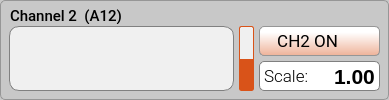
          <widget class="QGroupBox" name="groupBox_ch2">
           <property name="minimumSize">
            <size>
             <width>370</width>
             <height>100</height>
            </size>
           </property>
           <property name="maximumSize">
            <size>
             <width>16777215</width>
             <height>100</height>
            </size>
           </property>
           <property name="font">
            <font>
             <family>Roboto Medium</family>
             <pointsize>11</pointsize>
            </font>
           </property>
           <property name="styleSheet">
            <string notr="true">QGroupBox {background-color: rgb(200,200,200);border: 1px solid rgb(150,150,150); border-radius: 5px;  margin-top: 0.5em;}; 
QGroupBox::title {subcontrol-origin: margin;left: 10px;padding: 0 3px 0 3px;}</string>
           </property>
           <property name="title">
            <string/>
           </property>
           <widget class="QTextBrowser" name="textBrowser_ch2">
            <property name="enabled">
             <bool>true</bool>
            </property>
            <property name="geometry">
             <rect>
              <x>9</x>
              <y>26</y>
              <width>225</width>
              <height>65</height>
             </rect>
            </property>
            <property name="sizePolicy">
             <sizepolicy hsizetype="Preferred" vsizetype="Preferred">
              <horstretch>0</horstretch>
              <verstretch>0</verstretch>
             </sizepolicy>
            </property>
            <property name="maximumSize">
             <size>
              <width>225</width>
              <height>65</height>
             </size>
            </property>
            <property name="font">
             <font>
              <family>Roboto Mono Medium</family>
              <pointsize>30</pointsize>
              <weight>62</weight>
              <italic>false</italic>
              <bold>true</bold>
             </font>
            </property>
            <property name="cursor" stdset="0">
             <cursorShape>IBeamCursor</cursorShape>
            </property>
            <property name="styleSheet">
             <string notr="true">QTextBrowser {
	background-color: rgba(240,240,240, 1.0);border: 1px solid; border-radius:10px;
	text-align:center;font-family:'Roboto Mono Medium'; font-size:30pt; font-weight:500;
	border-color: gray;
}

QTextBrowser:disabled {
	color:gray;
	background-color: transparent;
	border: 1px solid gray; border-radius:10px;
	text-align:center;font-family:'Roboto Mono Medium'; font-size:30pt; font-weight:500;
}</string>
            </property>
            <property name="html">
             <string>&lt;!DOCTYPE HTML PUBLIC &quot;-//W3C//DTD HTML 4.0//EN&quot; &quot;http://www.w3.org/TR/REC-html40/strict.dtd&quot;&gt;
&lt;html&gt;&lt;head&gt;&lt;meta name=&quot;qrichtext&quot; content=&quot;1&quot; /&gt;&lt;style type=&quot;text/css&quot;&gt;
p, li { white-space: pre-wrap; }
&lt;/style&gt;&lt;/head&gt;&lt;body style=&quot; font-family:'Roboto Mono Medium'; font-size:30pt; font-weight:496; font-style:normal;&quot;&gt;
&lt;p align=&quot;center&quot; style=&quot;-qt-paragraph-type:empty; margin-top:0px; margin-bottom:0px; margin-left:0px; margin-right:0px; -qt-block-indent:0; text-indent:0px;&quot;&gt;&lt;br /&gt;&lt;/p&gt;&lt;/body&gt;&lt;/html&gt;</string>
            </property>
           </widget>
           <widget class="QDoubleSpinBox" name="doubleSpinBox_gain2">
            <property name="enabled">
             <bool>true</bool>
            </property>
            <property name="geometry">
             <rect>
              <x>259</x>
              <y>61</y>
              <width>121</width>
              <height>30</height>
             </rect>
            </property>
            <property name="minimumSize">
             <size>
              <width>121</width>
              <height>0</height>
             </size>
            </property>
            <property name="maximumSize">
             <size>
              <width>120</width>
              <height>16777215</height>
             </size>
            </property>
            <property name="styleSheet">
             <string notr="true">QDoubleSpinBox { background-color: rgba(255,255,255, 1.0);border: 1px solid gray; border-radius:5px;
				   text-align:right;font-family:'Roboto Mono Medium','Roboto'; font-size:16pt; font-weight:500;  }

QDoubleSpinBox::up-button { height:22px; width: 30px; border: 0px;
									 image: url(:/main/img/arrow_up4.png); }

QDoubleSpinBox::down-button { height:22px; width: 30px; border: 0px;
										  image: url(:/main/img/arrow_down4.png); }

QDoubleSpinBox::up-button:hover { 
	image: url(:/main/img/arrow_up4b.png);
}

QDoubleSpinBox::down-button:hover {
	image: url(:/main/img/arrow_down4b.png);
 }

QDoubleSpinBox:disabled { background-color: rgba(240,240,240, 1.0); border: 1px transparent; border-radius:5px;
                                          text-align:right;font-family:'Roboto Mono Medium','Roboto'; font-size:16pt; font-weight:500; }

QDoubleSpinBox::up-button:disabled { height:22px; width: 30px; border: 0px; image: url(:/main/img/arrow_up2.png); }

QDoubleSpinBox::down-button:disabled { height:22px; width: 30px; border: 0px; image: url(:/main/img/arrow_down2.png); }
</string>
            </property>
            <property name="wrapping">
             <bool>false</bool>
            </property>
            <property name="frame">
             <bool>true</bool>
            </property>
            <property name="alignment">
             <set>Qt::AlignRight|Qt::AlignTrailing|Qt::AlignVCenter</set>
            </property>
            <property name="buttonSymbols">
             <enum>QAbstractSpinBox::NoButtons</enum>
            </property>
            <property name="accelerated">
             <bool>false</bool>
            </property>
            <property name="keyboardTracking">
             <bool>false</bool>
            </property>
            <property name="showGroupSeparator" stdset="0">
             <bool>false</bool>
            </property>
            <property name="prefix">
             <string/>
            </property>
            <property name="decimals">
             <number>2</number>
            </property>
            <property name="minimum">
             <double>-9.900000000000000</double>
            </property>
            <property name="value">
             <double>1.000000000000000</double>
            </property>
           </widget>
           <widget class="QLabel" name="label_6">
            <property name="geometry">
             <rect>
              <x>264</x>
              <y>65</y>
              <width>45</width>
              <height>23</height>
             </rect>
            </property>
            <property name="font">
             <font>
              <family>Roboto Light</family>
              <pointsize>13</pointsize>
              <weight>50</weight>
              <bold>false</bold>
             </font>
            </property>
            <property name="text">
             <string>Scale:</string>
            </property>
           </widget>
           <widget class="QPushButton" name="pushButton_disable2">
            <property name="geometry">
             <rect>
              <x>259</x>
              <y>26</y>
              <width>121</width>
              <height>30</height>
             </rect>
            </property>
            <property name="font">
             <font>
              <family>Roboto</family>
              <pointsize>13</pointsize>
             </font>
            </property>
            <property name="styleSheet">
             <string notr="true">QPushButton {
	padding: 0.2em 0.2em 0.3em 0.2em;
	border: 1px solid rgb(150, 150, 150);
	border-radius: 5px;
	color: black;
	background: qlineargradient(x1:0, y1:0, x2:0, y2:2, stop:0 #FFFFFF, stop:0.1 #FFFFFF, stop:1 #D95319);
	text-align:left;
	padding-left:13px;
}

QPushButton:hover:!pressed {
	border: 1px solid rgb(150, 150, 150);
	border-radius: 5px;
	color: #256552;
	background: qlineargradient(x1:0, y1:0, x2:0, y2:2, stop:0 #FFFFFF, stop:0.1 #FFFFFF, stop:1 #FDA47D);
}

QPushButton:pressed {
	border: 2px solid rgb(150, 150, 150);
	border-radius: 5px;
	background: #FFFFFF;
	color: #2f836a;
}

QPushButton:disabled {
	border: 1px solid rgb(180, 180, 180);
	color: gray;
	background: qlineargradient(x1:0, y1:0, x2:0, y2:2, stop:0 #CCCCCC, stop:0.1 #EEEEEE, stop:1 #BBBBBB);
}</string>
            </property>
            <property name="text">
             <string> CH2 ON  </string>
            </property>
            <property name="icon">
             <iconset resource="../../resources/resources.qrc">
              <normaloff>:/main/img/power-on_ch2.png</normaloff>:/main/img/power-on_ch2.png</iconset>
            </property>
            <property name="iconSize">
             <size>
              <width>23</width>
              <height>22</height>
             </size>
            </property>
           </widget>
           <widget class="QPushButton" name="pushButton_enable2">
            <property name="geometry">
             <rect>
              <x>259</x>
              <y>26</y>
              <width>121</width>
              <height>30</height>
             </rect>
            </property>
            <property name="font">
             <font>
              <family>Roboto</family>
              <pointsize>13</pointsize>
             </font>
            </property>
            <property name="styleSheet">
             <string notr="true">QPushButton {
	padding: 0.2em 0.2em 0.3em 0.2em;
	border: 1px solid rgb(150, 150, 150);
	border-radius: 5px;
	color: black;
	background: qlineargradient(x1:0, y1:0, x2:0, y2:2, stop:0 #FFFFFF, stop:0.1 #FFFFFF, stop:1 #7B7B7B);
	text-align:left;
	padding-left:13px;
}

QPushButton:hover:!pressed {
	border: 1px solid rgb(150, 150, 150);
	border-radius: 5px;
	color: #256552;
	background: qlineargradient(x1:0, y1:0, x2:0, y2:2, stop:0 #FFFFFF, stop:0.1 #FFFFFF, stop:1 #AAAAAA);
}

QPushButton:pressed {
	border: 2px solid rgb(150, 150, 150);
	border-radius: 5px;
	background: #FFFFFF;
	color: #2f836a;
}

QPushButton:disabled {
	border: 1px solid rgb(180, 180, 180);
	color: gray;
	background: qlineargradient(x1:0, y1:0, x2:0, y2:2, stop:0 #CCCCCC, stop:0.1 #EEEEEE, stop:1 #BBBBBB);
}</string>
            </property>
            <property name="text">
             <string> CH2 OFF</string>
            </property>
            <property name="icon">
             <iconset resource="../../resources/resources.qrc">
              <normaloff>:/main/img/power-off-gray2.png</normaloff>:/main/img/power-off-gray2.png</iconset>
            </property>
            <property name="iconSize">
             <size>
              <width>23</width>
              <height>22</height>
             </size>
            </property>
           </widget>
           <widget class="QLabel" name="label_ch2">
            <property name="geometry">
             <rect>
              <x>10</x>
              <y>8</y>
              <width>221</width>
              <height>16</height>
             </rect>
            </property>
            <property name="font">
             <font>
              <family>Roboto Medium</family>
              <pointsize>11</pointsize>
             </font>
            </property>
            <property name="text">
             <string>Channel 2  (A12)</string>
            </property>
           </widget>
           <widget class="QProgressBar" name="progressBar_ch2">
            <property name="enabled">
             <bool>true</bool>
            </property>
            <property name="geometry">
             <rect>
              <x>239</x>
              <y>26</y>
              <width>15</width>
              <height>65</height>
             </rect>
            </property>
            <property name="styleSheet">
             <string notr="true"> QProgressBar {
     border: 1px solid;
	 border-color: #D95319;
     border-radius: 2px;
     background-color:  rgb(240,240,240);
 }

QProgressBar::chunk {
     background-color: #D95319;
 }

QProgressBar::chunk:disabled {
	background-color: gray;
 }

QProgressBar:disabled {
    border-color: gray;
	background-color:  rgb(210,210,210);
 }

</string>
            </property>
            <property name="value">
             <number>50</number>
            </property>
            <property name="textVisible">
             <bool>false</bool>
            </property>
            <property name="orientation">
             <enum>Qt::Vertical</enum>
            </property>
           </widget>
           <zorder>textBrowser_ch2</zorder>
           <zorder>doubleSpinBox_gain2</zorder>
           <zorder>label_6</zorder>
           <zorder>pushButton_enable2</zorder>
           <zorder>pushButton_disable2</zorder>
           <zorder>label_ch2</zorder>
           <zorder>progressBar_ch2</zorder>
          </widget>
